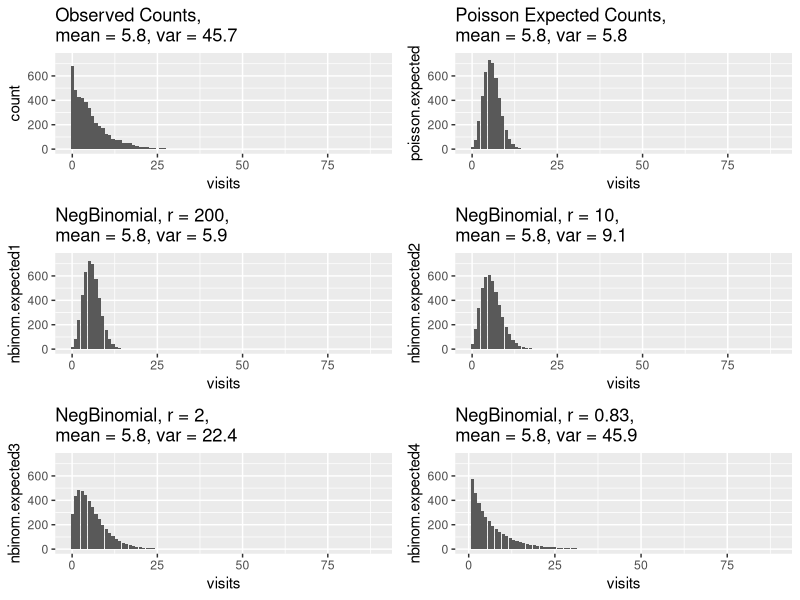
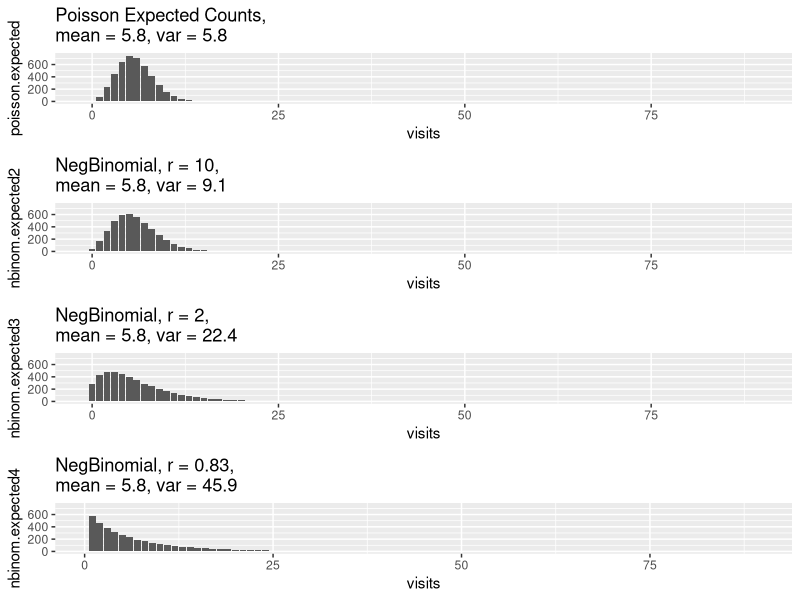

The R source for these figures, in order:
## ---- chunk 1
library(AER)
data("NMES1988")
library(tidyverse)
library(gridExtra)
## ---- chunk 2
range(NMES1988$visits)
(meanvisits <- mean(NMES1988$visits))
(varvisits <- var(NMES1988$visits))
## ---- chunk 3
expected <- data.frame(visits = 0:89, 
                       poisson.expected = dpois(0:89, lambda=meanvisits)*nrow(NMES1988),
                       nbinom.expected1 = dnbinom(0:89, mu = meanvisits, size = 200)*nrow(NMES1988), 
                       nbinom.expected2 = dnbinom(0:89, mu = meanvisits, size = 10)*nrow(NMES1988), 
                       nbinom.expected3 = dnbinom(0:89, mu = meanvisits, size = 2)*nrow(NMES1988), 
                       nbinom.expected4 = dnbinom(0:89, mu = meanvisits, size = 0.83)*nrow(NMES1988)) 
                       


obs.hist <- ggplot(NMES1988, aes(visits)) + 
  geom_histogram(binwidth=1) +
  ggtitle("Observed Counts, \nmean = 5.8, var = 45.7") +
  ylim(0, 750)

pois.hist <- ggplot(expected, aes(x=visits, y=poisson.expected)) +
  geom_col() +
  ggtitle("Poisson Expected Counts, \nmean = 5.8, var = 5.8")+
  ylim(0, 750)

nb1.hist <- ggplot(expected, aes(x=visits, y= nbinom.expected1)) +
  geom_col() +
  ggtitle("NegBinomial, r = 200, \nmean = 5.8, var = 5.9")+
  ylim(0, 750)

nb2.hist <- ggplot(expected, aes(x=visits, y= nbinom.expected2)) +
  geom_col() +
  ggtitle("NegBinomial, r = 10, \nmean = 5.8, var = 9.1")+
  ylim(0, 750)


nb3.hist <- ggplot(expected, aes(x=visits, y= nbinom.expected3)) +
  geom_col() +
  ggtitle("NegBinomial, r = 2, \nmean = 5.8, var = 22.4")+
  ylim(0, 750)

nb4.hist <- ggplot(expected, aes(x=visits, y= nbinom.expected4)) +
  geom_col() +
  ggtitle("NegBinomial, r = 0.83, \nmean = 5.8, var = 45.9")+
  ylim(0, 750)

grid.arrange(obs.hist, pois.hist, nb1.hist, nb2.hist, nb3.hist, nb4.hist, ncol=2)  #grid.arrange is from the gridExtra package
## ---- chunk 4
grid.arrange(pois.hist, 
             nb2.hist, nb3.hist, nb4.hist, ncol=1) 
